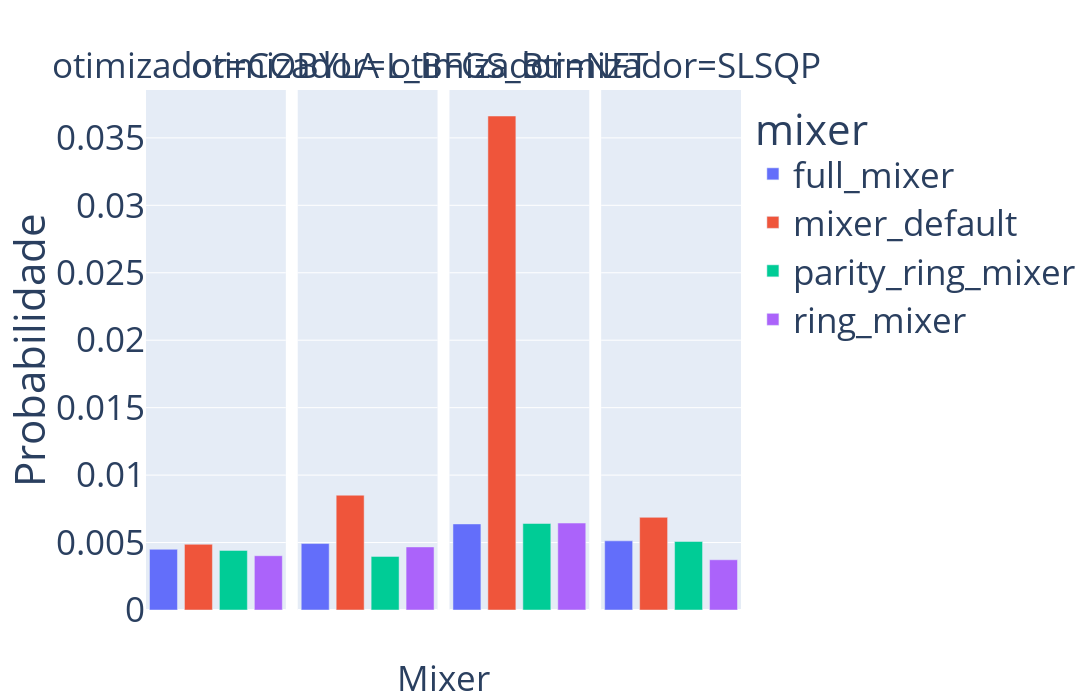

Notebook code cell kept with this figure:
### Code cell
df_agg = df_qaoa.groupby(['mixer', 'otimizador'], as_index=False)['probabilidade_valor_otimo'].mean() # pode ser média, max, min, pois todos os valores sao iguais

fig = px.bar(df_agg, x='mixer', y='probabilidade_valor_otimo', color='mixer', facet_col='otimizador',
             title='', width=width_padrao_display_junto, height=height_padrao_display_junto, 
             )

fig.update_layout(xaxis_title='', yaxis_title='Probabilidade', font=tamanho_padrao_fonte, margin=tamanho_padrao_margem)
fig.update_xaxes(showticklabels=False, title_text='')

fig.add_annotation(
    text='Mixer',
    xref='paper',
    yref='paper',
    x=0.5,
    y=-0.178,
    showarrow=False,
    font=tamanho_padrao_fonte
)

if salvar_figuras:
    nome_figura = f"figuras_qaoa/{num_ativos}_{ambiente_backend}_probabilidade_valor_otimo_qaoa.png" 
    fig.write_image(nome_figura, width=width_padrao_salvar_junto, height=height_padrao_salvar_junto)

if mostrar_figuras:
    fig.show()

### Figure 1 — Plotly figure (JSON) as saved in the notebook; plotly's stock layout.template omitted (floating-point values rounded to 4 significant figures)
{"data": [{"alignmentgroup": "True", "hovertemplate": "mixer=%{x}<br>otimizador=COBYLA<br>probabilidade_valor_otimo=%{y}<extra></extra>", "legendgroup": "full_mixer", "marker": {"color": "#636efa", "pattern": {"shape": ""}}, "name": "full_mixer", "offsetgroup": "full_mixer", "orientation": "v", "showlegend": true, "textposition": "auto", "type": "bar", "x": ["full_mixer"], "xaxis": "x", "y": [0.0045], "yaxis": "y"}, {"alignmentgroup": "True", "hovertemplate": "mixer=%{x}<br>otimizador=L_BFGS_B<br>probabilidade_valor_otimo=%{y}<extra></extra>", "legendgroup": "full_mixer", "marker": {"color": "#636efa", "pattern": {"shape": ""}}, "name": "full_mixer", "offsetgroup": "full_mixer", "orientation": "v", "showlegend": false, "textposition": "auto", "type": "bar", "x": ["full_mixer"], "xaxis": "x2", "y": [0.004925], "yaxis": "y2"}, {"alignmentgroup": "True", "hovertemplate": "mixer=%{x}<br>otimizador=NFT<br>probabilidade_valor_otimo=%{y}<extra></extra>", "legendgroup": "full_mixer", "marker": {"color": "#636efa", "pattern": {"shape": ""}}, "name": "full_mixer", "offsetgroup": "full_mixer", "orientation": "v", "showlegend": false, "textposition": "auto", "type": "bar", "x": ["full_mixer"], "xaxis": "x3", "y": [0.00638], "yaxis": "y3"}, {"alignmentgroup": "True", "hovertemplate": "mixer=%{x}<br>otimizador=SLSQP<br>probabilidade_valor_otimo=%{y}<extra></extra>", "legendgroup": "full_mixer", "marker": {"color": "#636efa", "pattern": {"shape": ""}}, "name": "full_mixer", "offsetgroup": "full_mixer", "orientation": "v", "showlegend": false, "textposition": "auto", "type": "bar", "x": ["full_mixer"], "xaxis": "x4", "y": [0.005127], "yaxis": "y4"}, {"alignmentgroup": "True", "hovertemplate": "mixer=%{x}<br>otimizador=COBYLA<br>probabilidade_valor_otimo=%{y}<extra></extra>", "legendgroup": "mixer_default", "marker": {"color": "#EF553B", "pattern": {"shape": ""}}, "name": "mixer_default", "offsetgroup": "mixer_default", "orientation": "v", "showlegend": true, "textposition": "auto", "type": "bar", "x": ["mixer_default"], "xaxis": "x", "y": [0.004871], "yaxis": "y"}, {"alignmentgroup": "True", "hovertemplate": "mixer=%{x}<br>otimizador=L_BFGS_B<br>probabilidade_valor_otimo=%{y}<extra></extra>", "legendgroup": "mixer_default", "marker": {"color": "#EF553B", "pattern": {"shape": ""}}, "name": "mixer_default", "offsetgroup": "mixer_default", "orientation": "v", "showlegend": false, "textposition": "auto", "type": "bar", "x": ["mixer_default"], "xaxis": "x2", "y": [0.008511], "yaxis": "y2"}, {"alignmentgroup": "True", "hovertemplate": "mixer=%{x}<br>otimizador=NFT<br>probabilidade_valor_otimo=%{y}<extra></extra>", "legendgroup": "mixer_default", "marker": {"color": "#EF553B", "pattern": {"shape": ""}}, "name": "mixer_default", "offsetgroup": "mixer_default", "orientation": "v", "showlegend": false, "textposition": "auto", "type": "bar", "x": ["mixer_default"], "xaxis": "x3", "y": [0.03662], "yaxis": "y3"}, {"alignmentgroup": "True", "hovertemplate": "mixer=%{x}<br>otimizador=SLSQP<br>probabilidade_valor_otimo=%{y}<extra></extra>", "legendgroup": "mixer_default", "marker": {"color": "#EF553B", "pattern": {"shape": ""}}, "name": "mixer_default", "offsetgroup": "mixer_default", "orientation": "v", "showlegend": false, "textposition": "auto", "type": "bar", "x": ["mixer_default"], "xaxis": "x4", "y": [0.00687], "yaxis": "y4"}, {"alignmentgroup": "True", "hovertemplate": "mixer=%{x}<br>otimizador=COBYLA<br>probabilidade_valor_otimo=%{y}<extra></extra>", "legendgroup": "parity_ring_mixer", "marker": {"color": "#00cc96", "pattern": {"shape": ""}}, "name": "parity_ring_mixer", "offsetgroup": "parity_ring_mixer", "orientation": "v", "showlegend": true, "textposition": "auto", "type": "bar", "x": ["parity_ring_mixer"], "xaxis": "x", "y": [0.004419], "yaxis": "y"}, {"alignmentgroup": "True", "hovertemplate": "mixer=%{x}<br>otimizador=L_BFGS_B<br>probabilidade_valor_otimo=%{y}<extra></extra>", "legendgroup": "parity_ring_mixer", "marker": {"color": "#00cc96", "pattern": {"shape": ""}}, "name": "parity_ring_mixer", "offsetgroup": "parity_ring_mixer", "orientation": "v", "showlegend": false, "textposition": "auto", "type": "bar", "x": ["parity_ring_mixer"], "xaxis": "x2", "y": [0.003974], "yaxis": "y2"}, {"alignmentgroup": "True", "hovertemplate": "mixer=%{x}<br>otimizador=NFT<br>probabilidade_valor_otimo=%{y}<extra></extra>", "legendgroup": "parity_ring_mixer", "marker": {"color": "#00cc96", "pattern": {"shape": ""}}, "name": "parity_ring_mixer", "offsetgroup": "parity_ring_mixer", "orientation": "v", "showlegend": false, "textposition": "auto", "type": "bar", "x": ["parity_ring_mixer"], "xaxis": "x3", "y": [0.006413], "yaxis": "y3"}, {"alignmentgroup": "True", "hovertemplate": "mixer=%{x}<br>otimizador=SLSQP<br>probabilidade_valor_otimo=%{y}<extra></extra>", "legendgroup": "parity_ring_mixer", "marker": {"color": "#00cc96", "pattern": {"shape": ""}}, "name": "parity_ring_mixer", "offsetgroup": "parity_ring_mixer", "orientation": "v", "showlegend": false, "textposition": "auto", "type": "bar", "x": ["parity_ring_mixer"], "xaxis": "x4", "y": [0.00508], "yaxis": "y4"}, {"alignmentgroup": "True", "hovertemplate": "mixer=%{x}<br>otimizador=COBYLA<br>probabilidade_valor_otimo=%{y}<extra></extra>", "legendgroup": "ring_mixer", "marker": {"color": "#ab63fa", "pattern": {"shape": ""}}, "name": "ring_mixer", "offsetgroup": "ring_mixer", "orientation": "v", "showlegend": true, "textposition": "auto", "type": "bar", "x": ["ring_mixer"], "xaxis": "x", "y": [0.004023], "yaxis": "y"}, {"alignmentgroup": "True", "hovertemplate": "mixer=%{x}<br>otimizador=L_BFGS_B<br>probabilidade_valor_otimo=%{y}<extra></extra>", "legendgroup": "ring_mixer", "marker": {"color": "#ab63fa", "pattern": {"shape": ""}}, "name": "ring_mixer", "offsetgroup": "ring_mixer", "orientation": "v", "showlegend": false, "textposition": "auto", "type": "bar", "x": ["ring_mixer"], "xaxis": "x2", "y": [0.004675], "yaxis": "y2"}, {"alignmentgroup": "True", "hovertemplate": "mixer=%{x}<br>otimizador=NFT<br>probabilidade_valor_otimo=%{y}<extra></extra>", "legendgroup": "ring_mixer", "marker": {"color": "#ab63fa", "pattern": {"shape": ""}}, "name": "ring_mixer", "offsetgroup": "ring_mixer", "orientation": "v", "showlegend": false, "textposition": "auto", "type": "bar", "x": ["ring_mixer"], "xaxis": "x3", "y": [0.006445], "yaxis": "y3"}, {"alignmentgroup": "True", "hovertemplate": "mixer=%{x}<br>otimizador=SLSQP<br>probabilidade_valor_otimo=%{y}<extra></extra>", "legendgroup": "ring_mixer", "marker": {"color": "#ab63fa", "pattern": {"shape": ""}}, "name": "ring_mixer", "offsetgroup": "ring_mixer", "orientation": "v", "showlegend": false, "textposition": "auto", "type": "bar", "x": ["ring_mixer"], "xaxis": "x4", "y": [0.003723], "yaxis": "y4"}], "layout": {"annotations": [{"showarrow": false, "text": "otimizador=COBYLA", "x": 0.1175, "xanchor": "center", "xref": "paper", "y": 1, "yanchor": "bottom", "yref": "paper"}, {"showarrow": false, "text": "otimizador=L_BFGS_B", "x": 0.3725, "xanchor": "center", "xref": "paper", "y": 1, "yanchor": "bottom", "yref": "paper"}, {"showarrow": false, "text": "otimizador=NFT", "x": 0.6275, "xanchor": "center", "xref": "paper", "y": 1, "yanchor": "bottom", "yref": "paper"}, {"showarrow": false, "text": "otimizador=SLSQP", "x": 0.8825, "xanchor": "center", "xref": "paper", "y": 1, "yanchor": "bottom", "yref": "paper"}, {"font": {"size": 35}, "showarrow": false, "text": "Mixer", "x": 0.5, "xref": "paper", "y": -0.178, "yref": "paper"}], "barmode": "relative", "font": {"size": 35}, "height": 700, "legend": {"title": {"text": "mixer"}, "tracegroupgap": 0}, "margin": {"b": 90, "l": 90, "r": 90, "t": 90}, "width": 3200, "xaxis": {"anchor": "y", "categoryarray": ["full_mixer", "mixer_default", "parity_ring_mixer", "ring_mixer"], "categoryorder": "array", "domain": [0, 0.235], "showticklabels": false, "title": {"text": ""}}, "xaxis2": {"anchor": "y2", "categoryarray": ["full_mixer", "mixer_default", "parity_ring_mixer", "ring_mixer"], "categoryorder": "array", "domain": [0.255, 0.49], "matches": "x", "showticklabels": false, "title": {"text": ""}}, "xaxis3": {"anchor": "y3", "categoryarray": ["full_mixer", "mixer_default", "parity_ring_mixer", "ring_mixer"], "categoryorder": "array", "domain": [0.51, 0.745], "matches": "x", "showticklabels": false, "title": {"text": ""}}, "xaxis4": {"anchor": "y4", "categoryarray": ["full_mixer", "mixer_default", "parity_ring_mixer", "ring_mixer"], "categoryorder": "array", "domain": [0.765, 1.0], "matches": "x", "showticklabels": false, "title": {"text": ""}}, "yaxis": {"anchor": "x", "domain": [0, 1], "title": {"text": "Probabilidade"}}, "yaxis2": {"anchor": "x2", "domain": [0, 1], "matches": "y", "showticklabels": false}, "yaxis3": {"anchor": "x3", "domain": [0, 1], "matches": "y", "showticklabels": false}, "yaxis4": {"anchor": "x4", "domain": [0, 1], "matches": "y", "showticklabels": false}}}
